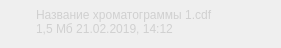
<?xml version="1.0" encoding="UTF-8"?>
<ui version="4.0">
 <class>FilePlateWidget</class>
 <widget class="QWidget" name="FilePlateWidget">
  <property name="geometry">
   <rect>
    <x>0</x>
    <y>0</y>
    <width>270</width>
    <height>48</height>
   </rect>
  </property>
  <property name="palette">
   <palette>
    <active>
     <colorrole role="WindowText">
      <brush brushstyle="SolidPattern">
       <color alpha="255">
        <red>179</red>
        <green>188</green>
        <blue>194</blue>
       </color>
      </brush>
     </colorrole>
    </active>
    <inactive>
     <colorrole role="WindowText">
      <brush brushstyle="SolidPattern">
       <color alpha="255">
        <red>208</red>
        <green>208</green>
        <blue>208</blue>
       </color>
      </brush>
     </colorrole>
    </inactive>
    <disabled>
     <colorrole role="WindowText">
      <brush brushstyle="SolidPattern">
       <color alpha="96">
        <red>164</red>
        <green>166</green>
        <blue>168</blue>
       </color>
      </brush>
     </colorrole>
    </disabled>
   </palette>
  </property>
  <property name="windowTitle">
   <string>Form</string>
  </property>
  <layout class="QHBoxLayout" name="horizontalLayout">
   <property name="leftMargin">
    <number>0</number>
   </property>
   <property name="topMargin">
    <number>0</number>
   </property>
   <property name="rightMargin">
    <number>0</number>
   </property>
   <property name="bottomMargin">
    <number>0</number>
   </property>
   <item>
    <widget class="QLabel" name="label">
     <property name="sizePolicy">
      <sizepolicy hsizetype="Fixed" vsizetype="Fixed">
       <horstretch>0</horstretch>
       <verstretch>0</verstretch>
      </sizepolicy>
     </property>
     <property name="minimumSize">
      <size>
       <width>30</width>
       <height>40</height>
      </size>
     </property>
     <property name="maximumSize">
      <size>
       <width>30</width>
       <height>40</height>
      </size>
     </property>
     <property name="text">
      <string/>
     </property>
     <property name="pixmap">
      <pixmap resource="../../resource.qrc">:/resource/icons/icon_cdf_file.png</pixmap>
     </property>
     <property name="scaledContents">
      <bool>true</bool>
     </property>
    </widget>
   </item>
   <item>
    <layout class="QGridLayout" name="gridLayout">
     <property name="verticalSpacing">
      <number>0</number>
     </property>
     <item row="0" column="1">
      <widget class="QPushButton" name="CancelButton">
       <property name="minimumSize">
        <size>
         <width>16</width>
         <height>16</height>
        </size>
       </property>
       <property name="maximumSize">
        <size>
         <width>16</width>
         <height>16</height>
        </size>
       </property>
       <property name="layoutDirection">
        <enum>Qt::LeftToRight</enum>
       </property>
       <property name="text">
        <string/>
       </property>
       <property name="icon">
        <iconset resource="../../resource.qrc">
         <normaloff>:/resource/icons/icon_action_cross.png</normaloff>:/resource/icons/icon_action_cross.png</iconset>
       </property>
       <property name="flat">
        <bool>true</bool>
       </property>
      </widget>
     </item>
     <item row="0" column="0">
      <widget class="QLabel" name="TopLabel">
       <property name="palette">
        <palette>
         <active>
          <colorrole role="WindowText">
           <brush brushstyle="SolidPattern">
            <color alpha="255">
             <red>0</red>
             <green>32</green>
             <blue>51</blue>
            </color>
           </brush>
          </colorrole>
         </active>
         <inactive>
          <colorrole role="WindowText">
           <brush brushstyle="SolidPattern">
            <color alpha="255">
             <red>208</red>
             <green>208</green>
             <blue>208</blue>
            </color>
           </brush>
          </colorrole>
         </inactive>
         <disabled>
          <colorrole role="WindowText">
           <brush brushstyle="SolidPattern">
            <color alpha="96">
             <red>164</red>
             <green>166</green>
             <blue>168</blue>
            </color>
           </brush>
          </colorrole>
         </disabled>
        </palette>
       </property>
       <property name="text">
        <string>Название хроматограммы 1.cdf</string>
       </property>
       <property name="alignment">
        <set>Qt::AlignBottom|Qt::AlignLeading|Qt::AlignLeft</set>
       </property>
      </widget>
     </item>
     <item row="1" column="0">
      <widget class="QLabel" name="SubLabel">
       <property name="text">
        <string>1,5 Мб 21.02.2019, 14:12</string>
       </property>
       <property name="alignment">
        <set>Qt::AlignLeading|Qt::AlignLeft|Qt::AlignTop</set>
       </property>
      </widget>
     </item>
     <item row="0" column="2">
      <widget class="QPushButton" name="loadFileButton">
       <property name="text">
        <string/>
       </property>
       <property name="icon">
        <iconset resource="../../resource.qrc">
         <normaloff>:/resource/icons/icon_action_import.png</normaloff>:/resource/icons/icon_action_import.png</iconset>
       </property>
       <property name="flat">
        <bool>true</bool>
       </property>
      </widget>
     </item>
    </layout>
   </item>
  </layout>
 </widget>
 <resources>
  <include location="../../resource.qrc"/>
 </resources>
 <connections/>
</ui>
